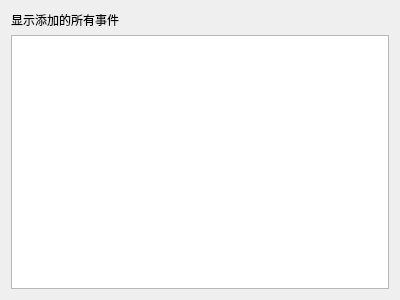
<?xml version="1.0" encoding="UTF-8"?>
<ui version="4.0">
 <class>ShowEvents</class>
 <widget class="QWidget" name="ShowEvents">
  <property name="geometry">
   <rect>
    <x>0</x>
    <y>0</y>
    <width>400</width>
    <height>300</height>
   </rect>
  </property>
  <property name="windowTitle">
   <string>显示事件</string>
  </property>
  <layout class="QVBoxLayout">
   <item>
    <widget class="QLabel" name="label">
     <property name="text">
      <string>显示添加的所有事件</string>
     </property>
    </widget>
   </item>
   <item>
    <widget class="QListWidget" name="listWidget"/>
   </item>
  </layout>
 </widget>
 <resources/>
 <connections/>
</ui>
